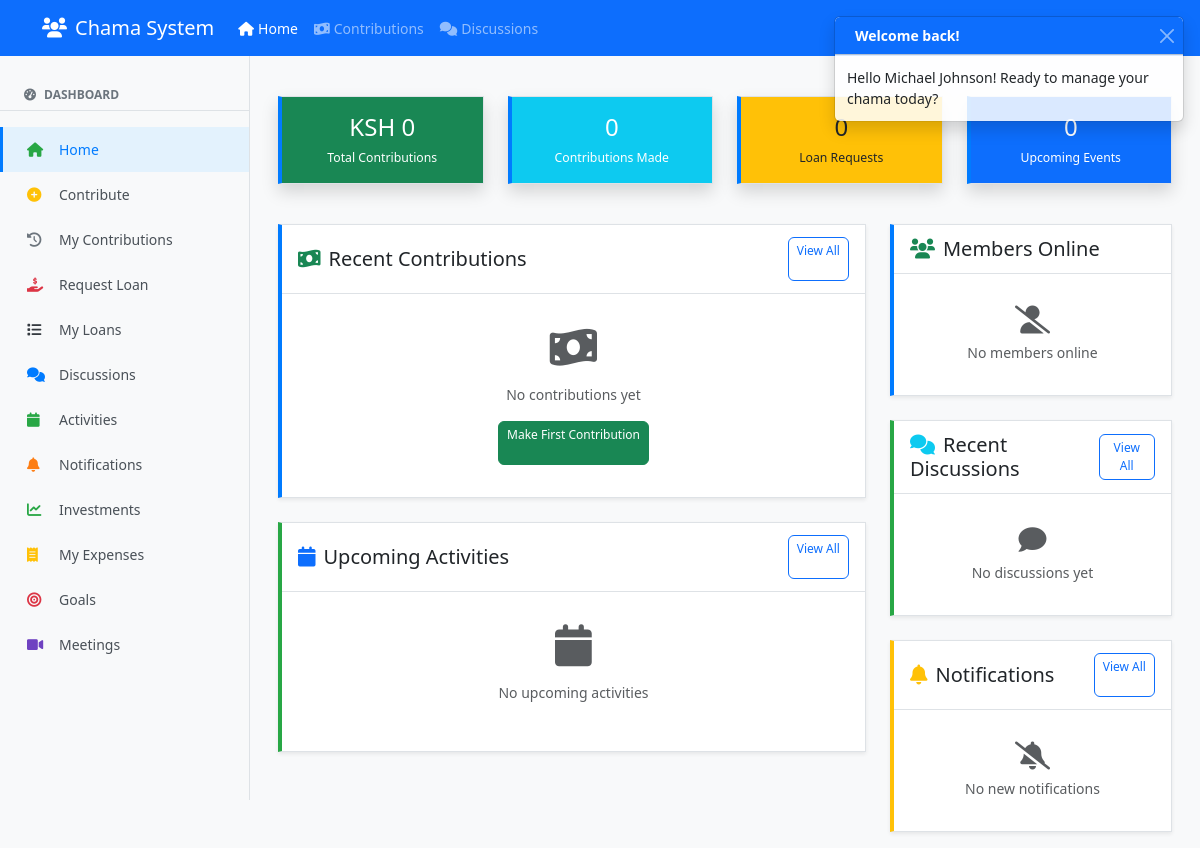
/ (signed in), run on an earlier commit of the app's database.
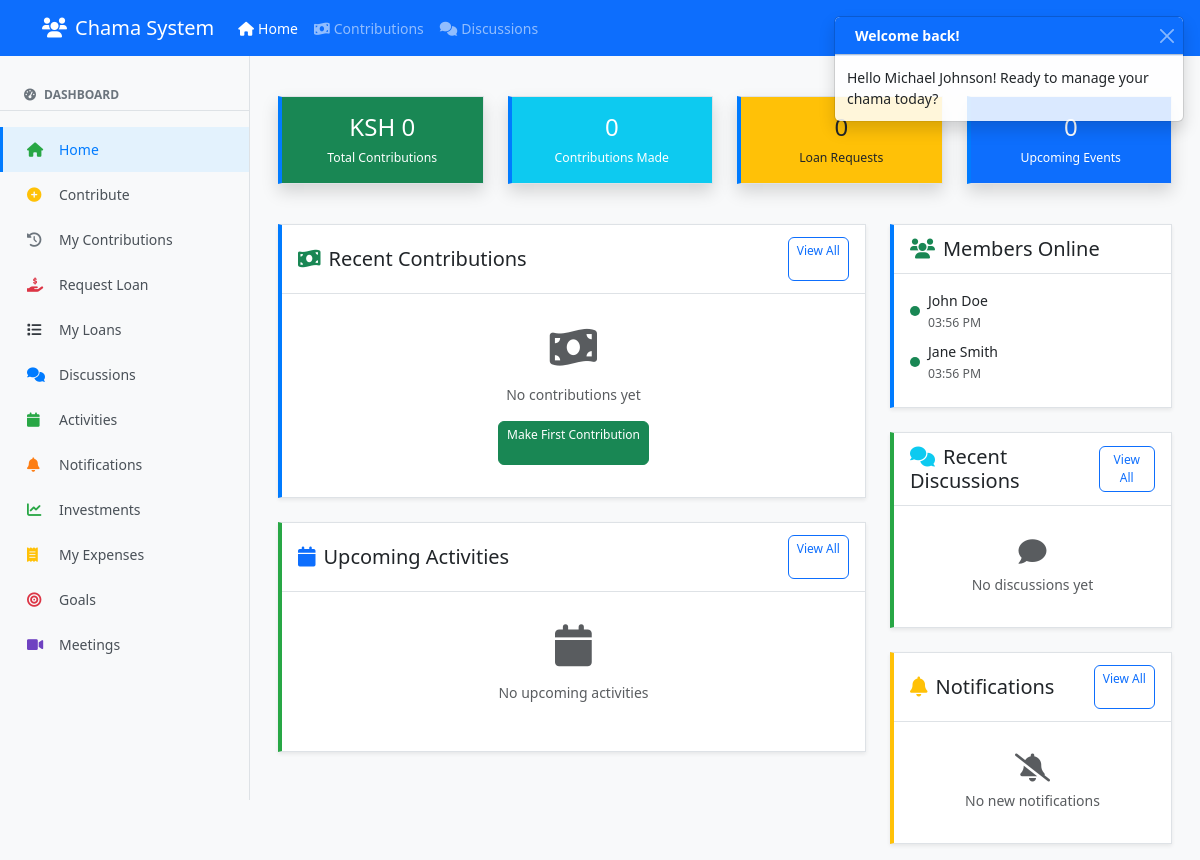
And on a later commit of the database.
### clean_app.py (models this page shows)
class Member(db.Model):
    id = db.Column(db.Integer, primary_key=True)
    name = db.Column(db.String(100), nullable=False)
    phone = db.Column(db.String(20), nullable=False, unique=True)
    email = db.Column(db.String(100))
    join_date = db.Column(db.DateTime, default=datetime.utcnow)
    status = db.Column(db.String(20), default='Active')
    user_id = db.Column(db.Integer, db.ForeignKey('user.id'))

class User(db.Model, UserMixin):
    id = db.Column(db.Integer, primary_key=True)
    username = db.Column(db.String(80), unique=True, nullable=False)
    password = db.Column(db.String(200), nullable=False)
    is_admin = db.Column(db.Boolean, default=False)
    last_seen = db.Column(db.DateTime, default=datetime.utcnow)
    is_online = db.Column(db.Boolean, default=False)
    members = db.relationship('Member', backref='user', lazy=True)
    def update_last_seen(self):
        self.last_seen = datetime.utcnow()
        self.is_online = True

### clean_app.py (the view)
@app.route('/')
@login_required
def index():
    if current_user.is_admin:
        return redirect(url_for('admin_dashboard'))
    current_user.update_last_seen()
    db.session.commit()
    member = Member.query.filter_by(user_id=current_user.id).first()
    all_members = Member.query.filter(Member.user_id != current_user.id).all()
    online_members = [m for m in all_members if m.user and m.user.is_online]
    member_ids = [member.id] if member else []
    contributions = Contribution.query.filter(Contribution.member_id.in_(member_ids)).order_by(Contribution.date.desc()).limit(5).all() if member_ids else []
    total_contributions = sum(c.amount for c in Contribution.query.filter(Contribution.member_id.in_(member_ids)).all()) if member_ids else 0
    loans = Loan.query.filter(Loan.member_id.in_(member_ids)).order_by(Loan.date_applied.desc()).limit(3).all() if member_ids else []
    upcoming_activities = Activity.query.filter(Activity.date >= datetime.utcnow()).order_by(Activity.date).limit(5).all()
    discussions = Discussion.query.order_by(Discussion.date.desc()).limit(3).all()
    notifications = Notification.query.filter_by(user_id=current_user.id, is_read=False).limit(3).all()
    return render_template('user_dashboard.html',
                         member=member, online_members=online_members, contributions=contributions,
                         total_contributions=total_contributions, loans=loans, upcoming_activities=upcoming_activities,
                         discussions=discussions, notifications=notifications)

### clean_app.py (called while the page is built)
@login_manager.user_loader
def load_user(user_id):
    return User.query.get(int(user_id))

### templates/user_dashboard.html (shortened to what the changed rows need)
{% extends "base.html" %}
{% block content %}
<div class="container-fluid">
    <div class="row">
        <div class="col-12 col-lg-4">
            <div class="card mb-4 shadow-sm">
                <div class="card-body">
                    {% if online_members %}
                        {% for member in online_members[:5] %}
                        <div class="d-flex align-items-center mb-2">
                            <div class="online-indicator bg-success me-2"></div>
                            <div>
                                <div class="fw-medium">{{ member.name }}</div>
                                <small class="text-muted">{{ member.user.last_seen.strftime('%I:%M %p') if member.user.last_seen else 'Just now' }}</small>
                            </div>
                        </div>
                        {% endfor %}
                    {% else %}
                        <div class="text-center py-3">
                            <i class="fas fa-user-slash fa-2x text-muted mb-2"></i>
                            <p class="text-muted mb-0">No members online</p>
                        </div>
                    {% endif %}
                </div>
            </div>
        </div>
    </div>
</div>
<link href="https://unpkg.com/aos@2.3.1/dist/aos.css" rel="stylesheet">
{% endblock %}

What changed in the data, as far as the page shows it:
now on this page (row edited): Member: name "John Doe", user.last_seen "03:56 PM"
now on this page (row edited): Member: name "Jane Smith", user.last_seen "03:56 PM"
Also different on the page:
text no longer shown: "No members online"
